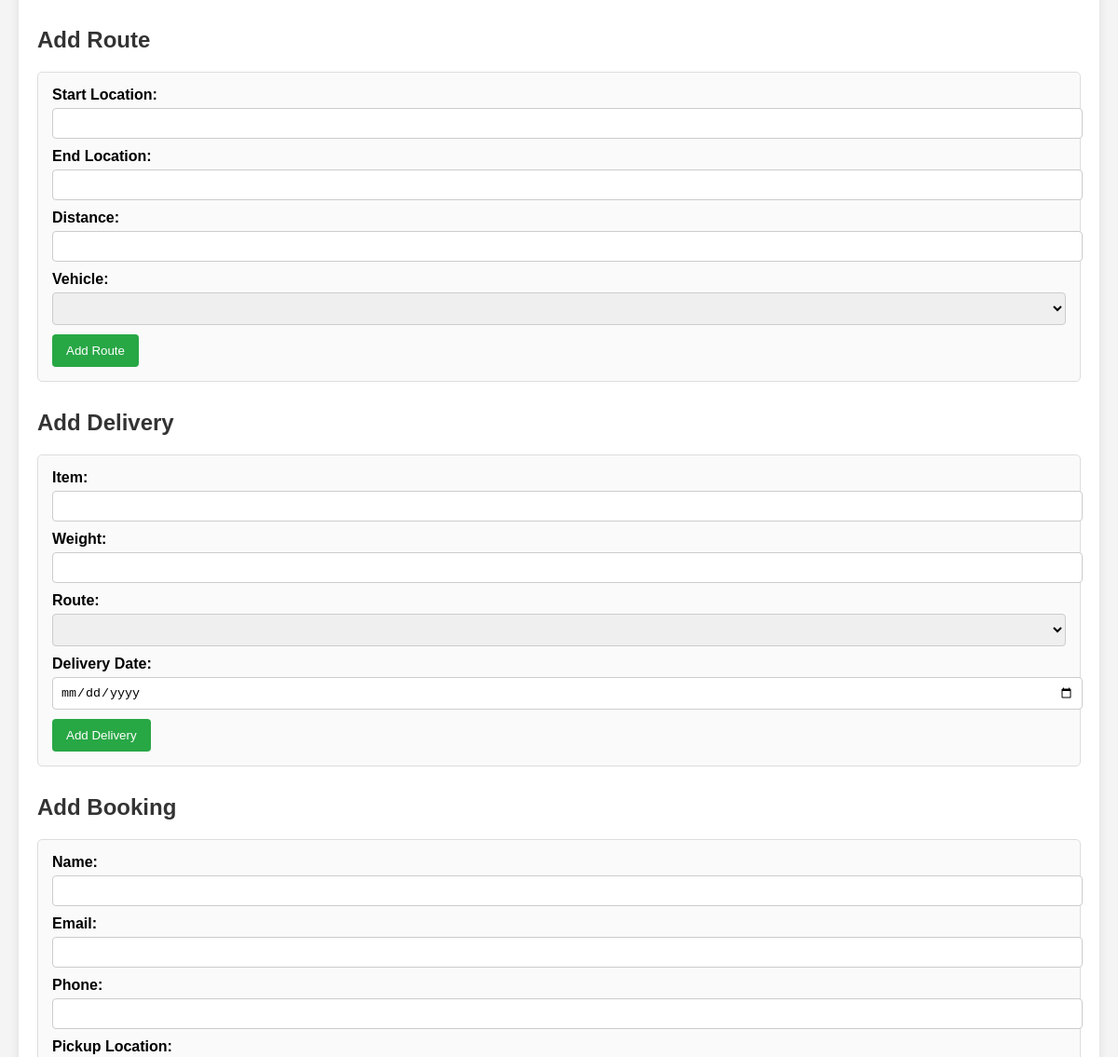
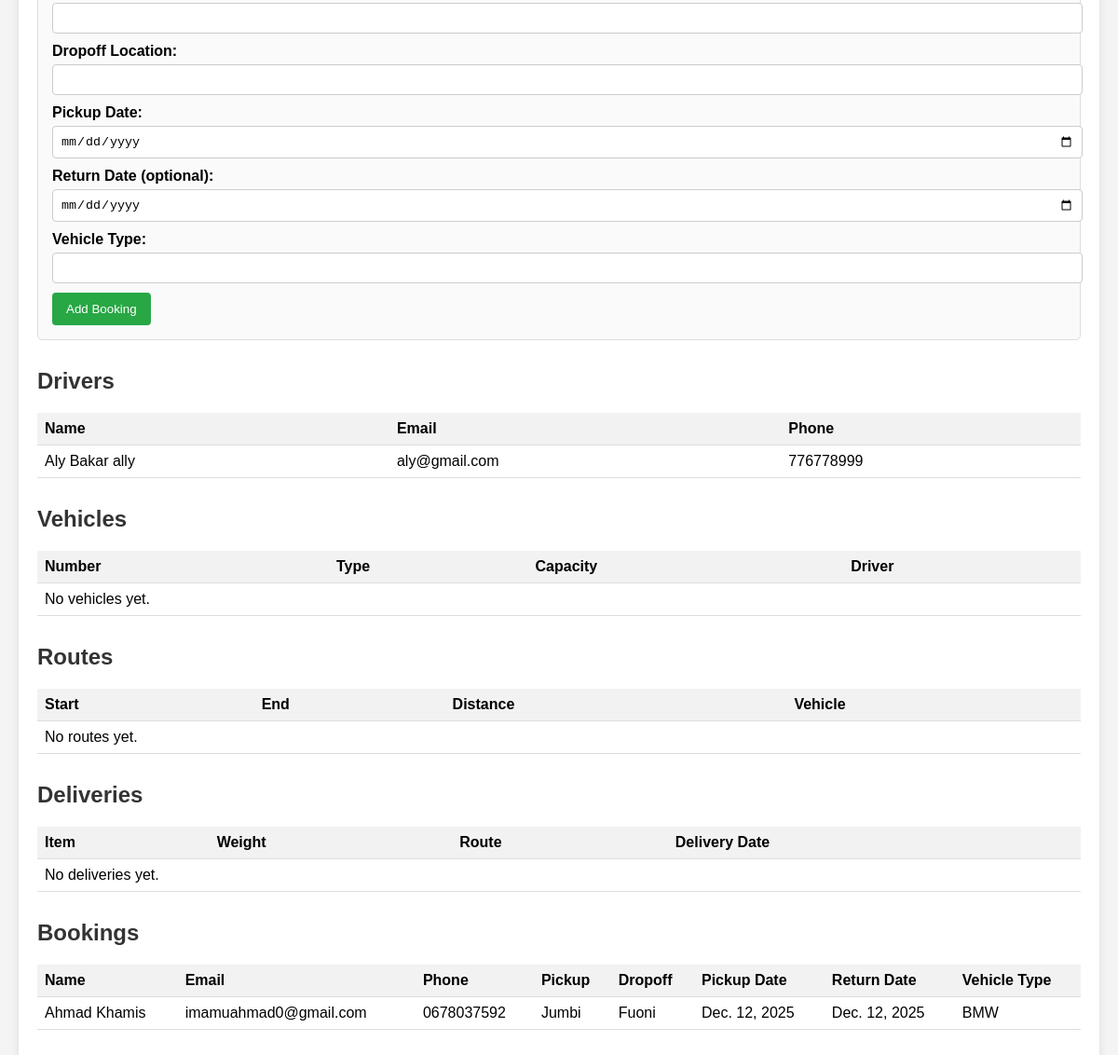
The app's page / (lower part), older data (2 pictures, top to bottom).
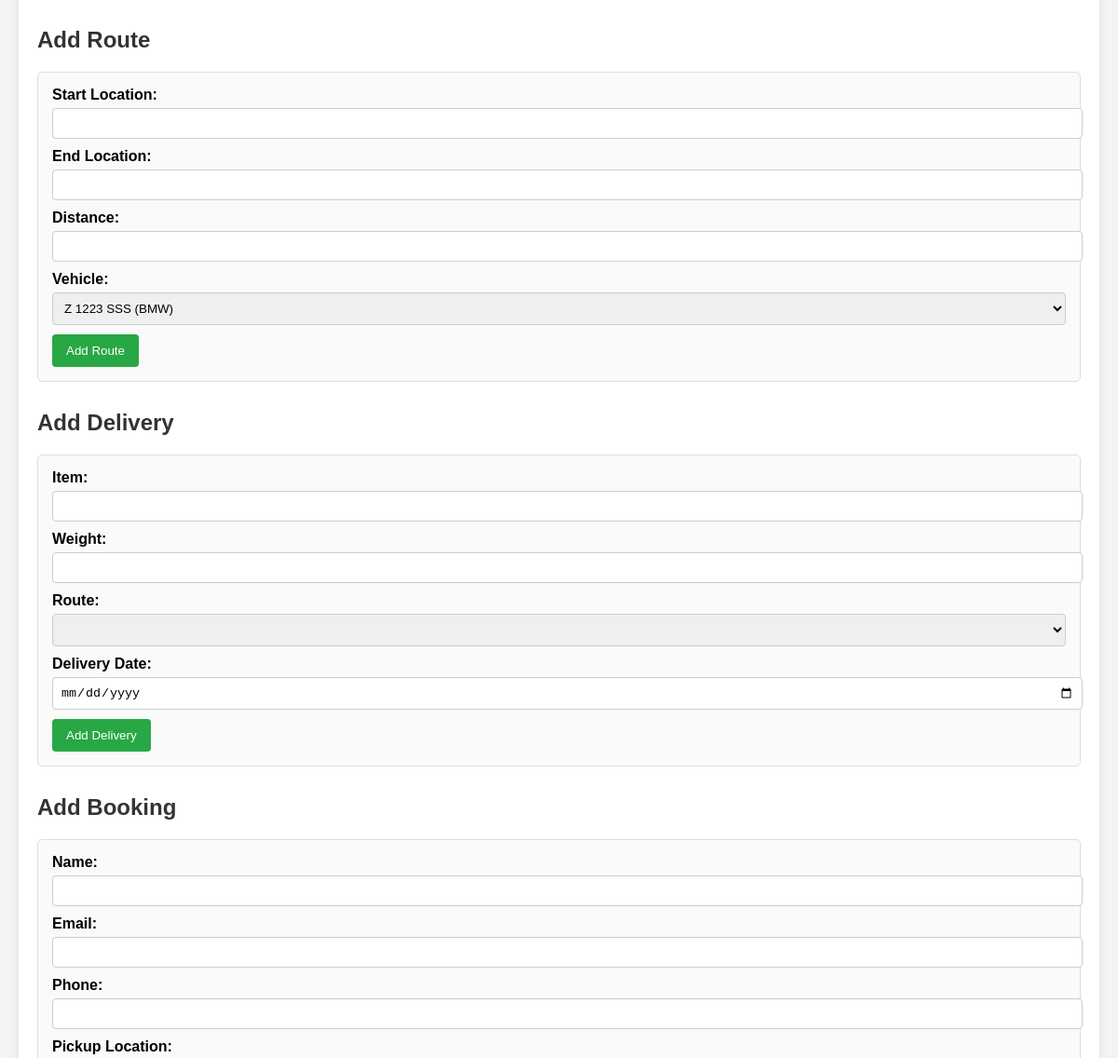
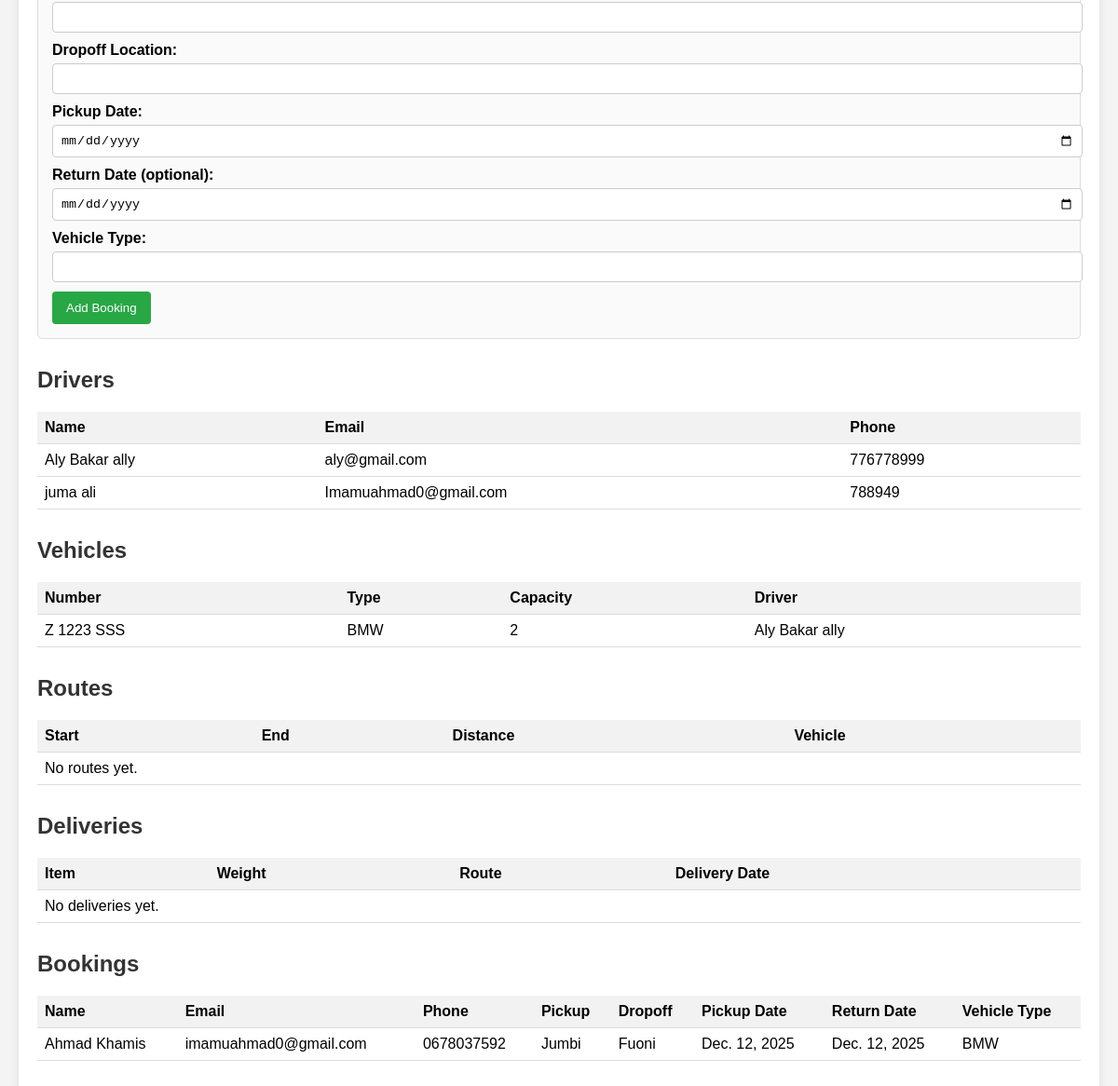
The same page, newer data (2 pictures, top to bottom).
### App/models.py (models this page shows, shortened)
class Drivers(models.Model):
    D_Name= models.CharField(max_length=100)
    D_EMail= models.EmailField(unique=True)
    D_Phone = models.IntegerField(max_length=12)

class bookings(models.Model):
    name = models.CharField(max_length=100)
    email = models.EmailField()
    phone = models.CharField(max_length=15)
    pickup_location = models.CharField(max_length=200)
    dropoff_location = models.CharField(max_length=200)
    pickup_date = models.DateField()
    return_date = models.DateField(null=True, blank=True)
    vehicle_type = models.CharField(max_length=50)

class Vehicles(models.Model):
    V_Number= models.CharField(max_length=20, unique=True)
    V_Type= models.CharField(max_length=50)
    V_Capacity= models.IntegerField()
    Driver= models.ForeignKey(Drivers, on_delete=models.CASCADE)

### App/views.py (the view)
# urls.py: path('',views.home,name='home'),
def home(request):
    drivers = Drivers.objects.all()
    vehicles = Vehicles.objects.all()
    routes = Routes.objects.all()
    deliveries = Deliveries.objects.all()
    booking_list = bookings.objects.all()
    context = {
        'drivers': drivers,
        'vehicles': vehicles,
        'routes': routes,
        'deliveries': deliveries,
        'bookings': booking_list,
    }
    return render(request,'index.html', context)

### App/Templates/index.html (shortened to what the changed rows need)
<!DOCTYPE html>
<html lang="en">
<head>
</head>
<body>
    <div class="container">
        <div class="section">
            <h2>Add Route</h2>
            <form action="{% url 'add_route' %}" method="post">
                <label for="start">Start Location:</label>
                <input type="text" id="start" name="start" required>
                <label for="end">End Location:</label>
                <input type="text" id="end" name="end" required>
                <label for="distance">Distance:</label>
                <input type="number" step="0.01" id="distance" name="distance" required>
                <label for="vehicle">Vehicle:</label>
                <select id="vehicle" name="vehicle" required>
                    {% for vehicle in vehicles %}
                        <option value="{{ vehicle.id }}">{{ vehicle.V_Number }} ({{ vehicle.V_Type }})</option>
                    {% endfor %}
                </select>
                <button type="submit">Add Route</button>
            </form>
        </div>
        <div class="section">
            <h2>Add Delivery</h2>
        </div>
        <div class="section">
            <h2>Add Booking</h2>
        </div>
        <div class="section">
            <h2>Drivers</h2>
            <table>
                <thead>
                    <tr>
                        <th>Name</th>
                        <th>Email</th>
                        <th>Phone</th>
                    </tr>
                </thead>
                <tbody>
                    {% for driver in drivers %}
                        <tr>
                            <td>{{ driver.D_Name }}</td>
                            <td>{{ driver.D_EMail }}</td>
                            <td>{{ driver.D_Phone }}</td>
                        </tr>
                    {% empty %}
                        <tr><td colspan="3">No drivers yet.</td></tr>
                    {% endfor %}
                </tbody>
            </table>
        </div>
        <div class="section">
            <h2>Vehicles</h2>
            <table>
                <thead>
                    <tr>
                        <th>Number</th>
                        <th>Type</th>
                        <th>Capacity</th>
                        <th>Driver</th>
                    </tr>
                </thead>
                <tbody>
                    {% for vehicle in vehicles %}
                        <tr>
                            <td>{{ vehicle.V_Number }}</td>
                            <td>{{ vehicle.V_Type }}</td>
                            <td>{{ vehicle.V_Capacity }}</td>
                            <td>{{ vehicle.Driver.D_Name }}</td>
                        </tr>
                    {% empty %}
                        <tr><td colspan="4">No vehicles yet.</td></tr>
                    {% endfor %}
                </tbody>
            </table>
        </div>
        <div class="section">
            <h2>Routes</h2>
            <table>
                <thead>
                    <tr>
                        <th>Start</th>
                        <th>End</th>
                        <th>Distance</th>
                        <th>Vehicle</th>
                    </tr>
                </thead>
            </table>
        </div>
        <div class="section">
            <h2>Deliveries</h2>
            <table>
                <thead>
                    <tr>
                        <th>Item</th>
                        <th>Weight</th>
                        <th>Route</th>
                        <th>Delivery Date</th>
                    </tr>
                </thead>
            </table>
        </div>
        <div class="section">
            <h2>Bookings</h2>
            <table>
                <thead>
                    <tr>
                        <th>Name</th>
                        <th>Email</th>
                        <th>Phone</th>
                        <th>Pickup</th>
                        <th>Dropoff</th>
                        <th>Pickup Date</th>
                        <th>Return Date</th>
                        <th>Vehicle Type</th>
                    </tr>
                </thead>
                <tbody>
                    {% for booking in bookings %}
                        <tr>
                            <td>{{ booking.name }}</td>
                            <td>{{ booking.email }}</td>
                            <td>{{ booking.phone }}</td>
                            <td>{{ booking.pickup_location }}</td>
                            <td>{{ booking.dropoff_location }}</td>
                            <td>{{ booking.pickup_date }}</td>
                            <td>{{ booking.return_date|default:"N/A" }}</td>
                            <td>{{ booking.vehicle_type }}</td>
                        </tr>
                    {% empty %}
                        <tr><td colspan="8">No bookings yet.</td></tr>
                    {% endfor %}
                </tbody>
            </table>
        </div>
    </div>
</body>
</html>

Row changes from the older to the newer data that the page shows:
added Drivers: D_Name "juma ali", D_EMail "Imamuahmad0@gmail.com", D_Phone "788949"
added Vehicles: V_Number "Z 1223 SSS", V_Type "BMW", V_Capacity "2", Driver.D_Name "Aly Bakar ally"
Text that changed along with them:
form field vehicle: (not shown) → "Z 1223 SSS (BMW)"
text no longer shown: "No vehicles yet."
